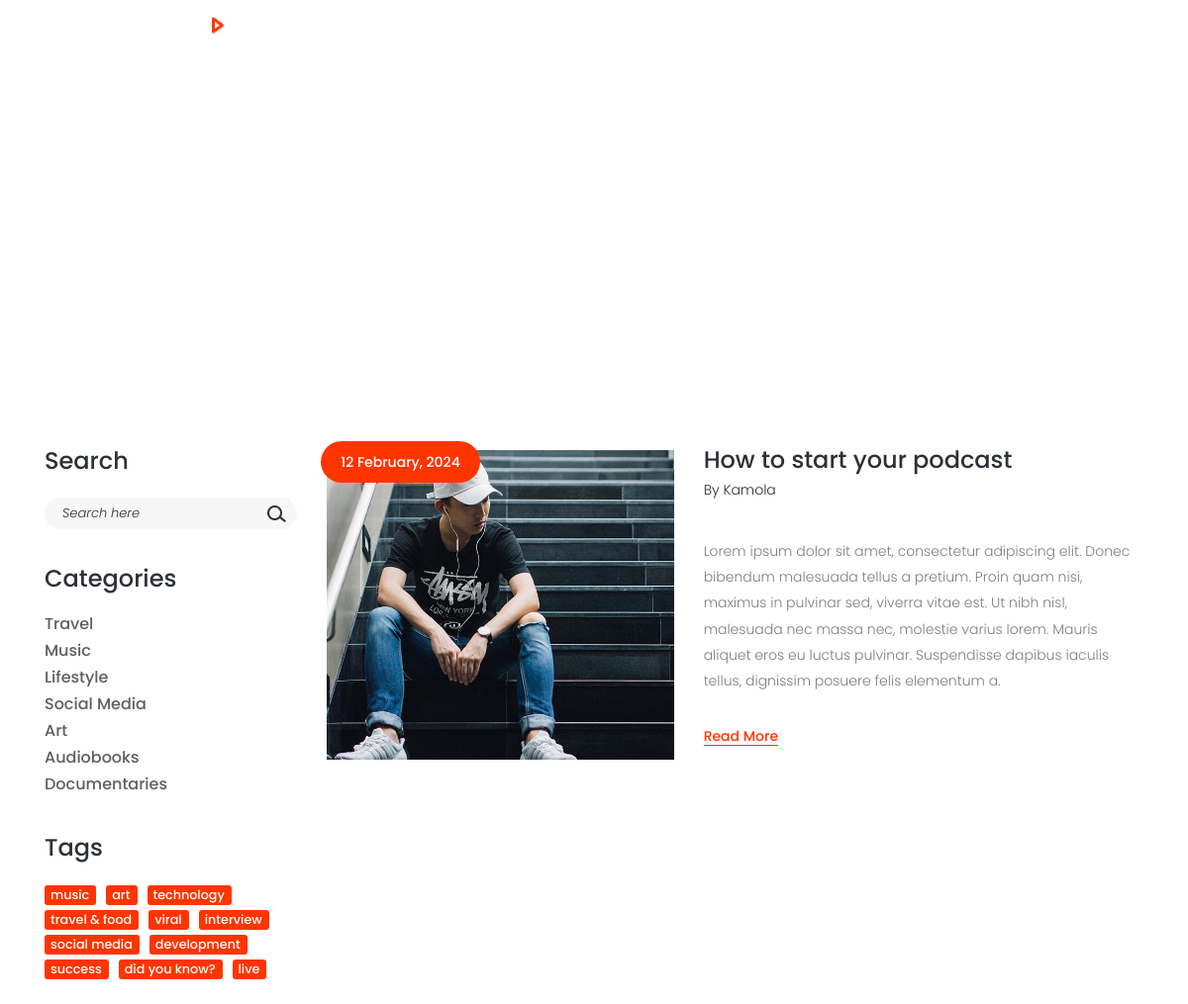
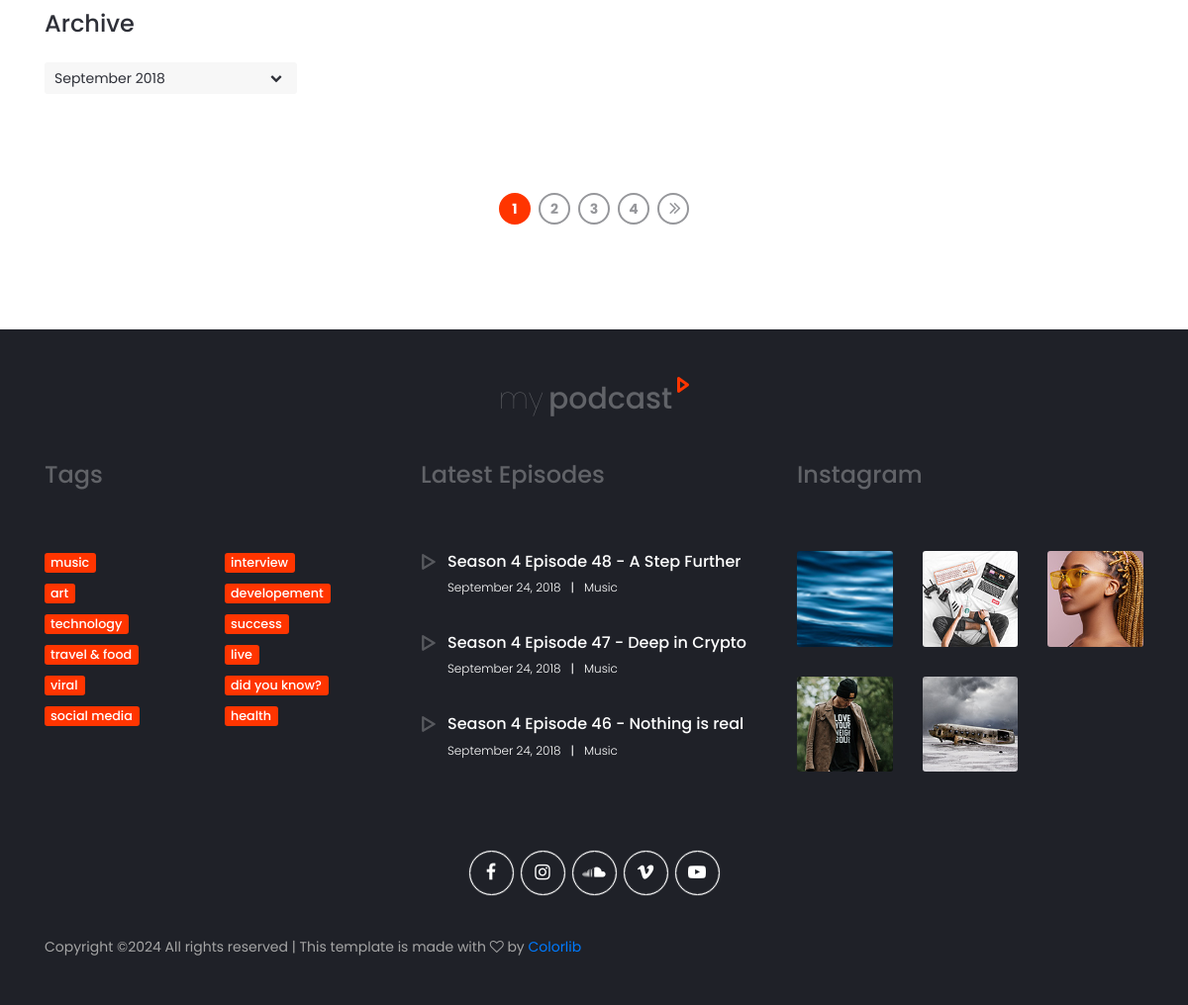
The app's page /blog/list/ with its own data (2 pictures, top to bottom).
### apps/blog/models.py (models this page shows, shortened)
class BaseModel(models.Model):
    modified_date = models.DateTimeField(auto_now=True)
    created_date = models.DateTimeField(auto_now_add=True)
    class Meta:
        abstract = True

class Blog(BaseModel):
    title = models.CharField(max_length=221)
    image = models.ImageField(upload_to='blog/')
    author = models.CharField(max_length=221)
    slug = models.SlugField(max_length=221, null=True, blank=True)
    category = models.ForeignKey(Category, on_delete=models.SET_NULL, null=True, blank=True)
    tags = models.ManyToManyField(Tag)
    content = models.TextField()

### apps/blog/views.py (the view)
# urls.py: path('list/', BlogListView.as_view(), name='list'),
class BlogListView(ListView):
    queryset = Blog.objects.all()[:3]

### templates/blog/blog_list.html (shortened to what this page needs)
{% extends 'base.html' %}
{% load static %}
{% block styles %}
    {{ block.super }}
    <link href="{% static 'styles/blog.css' %}" rel="stylesheet" type="text/css">
    <link href="{% static 'styles/blog_responsive.css' %}" rel="stylesheet" type="text/css">
{% endblock %}
{% block content %}
    <div class="home">
        <div class="parallax_background parallax-window" data-parallax="scroll"
             data-image-src="{% static 'images/blog.jpg' %}"
             data-speed="0.8"></div>
        <div class="home_container d-flex flex-column align-items-center justify-content-center">
            <div class="home_content">
                <div class="home_title"><h1>blog list</h1></div>
            </div>
        </div>
    </div>
    <div class="blog">
        <div class="container">
            <div class="row">
                <div class="col-lg-3 order-lg-1 order-2 sidebar_col">
                    <div class="sidebar">
                        <div class="sidebar_search">
                            <div class="sidebar_title">Search</div>
                            <form action="#" class="search_form" id="search_form">
                                <input type="text" class="search_input" placeholder="Search here" required="required">
                                <button class="search_button"><img src="{% static 'images/search.png' %}" alt></button>
                            </form>
                        </div>
                        <div class="sidebar_list">
                            <div class="sidebar_title">Categories</div>
                            <ul>
                                <li><a href="#">Travel</a></li>
                                <li><a href="#">Music</a></li>
                                <li><a href="#">Lifestyle</a></li>
                                <li><a href="#">Social Media</a></li>
                                <li><a href="#">Art</a></li>
                                <li><a href="#">Audiobooks</a></li>
                                <li><a href="#">Documentaries</a></li>
                            </ul>
                        </div>
                        <div class="sidebar_tags">
                            <div class="sidebar_title">Tags</div>
                            <div class="tags">
                                <ul class="d-flex flex-row align-items-start justify-content-start flex-wrap">
                                    <li><a href="#">music</a></li>
                                    <li><a href="#">art</a></li>
                                    <li><a href="#">technology</a></li>
                                    <li><a href="#">travel & food</a></li>
                                    <li><a href="#">viral</a></li>
                                    <li><a href="#">interview</a></li>
                                    <li><a href="#">social media</a></li>
                                    <li><a href="#">development</a></li>
                                    <li><a href="#">success</a></li>
                                    <li><a href="#">did you know?</a></li>
                                    <li><a href="#">live</a></li>
                                </ul>
                            </div>
                        </div>
                        <div class="sidebar_archive">
                            <div class="sidebar_title">Archive</div>
                            <div class="dropdown">
                                <ul>
                                    <li class="dropdown_selected d-flex flex-row align-items-center justify-content-start">
                                        <span>September 2018</span><i class="fa fa-chevron-down ml-auto"
                                                                      aria-hidden="true"></i>
                                    </li>
                                </ul>
                            </div>
                        </div>
                    </div>
                </div>
                <div class="col-lg-9 blog_col order-lg-2 order-1">
                    <div class="blog_posts">
                    {% for object in object_list %}
                        <div class="blog_post d-flex flex-md-row flex-column align-items-start justify-content-start">
                            <div class="blog_post_image">
                                <img src="{{ object.image.url }}" alt="https://unsplash.com/@kellysikkema">
                                <div class="blog_post_date"><a href="{% url 'blog:detail' %}">{{ object.created_date|date:'d F, Y' }}</a></div>
                            </div>
                            <div class="blog_post_content">
                                <div class="blog_post_title"><a href="{% url 'blog:detail' %}">{{ object.title }}</a></div>
                                <div class="blog_post_author">By <a href="{% url 'blog:detail' %}">{{ object.author }}</a></div>
                                <div class="blog_post_text">
                                    <p>{{ object.content }}</p>
                                </div>
                                <div class="blog_post_link"><a href="{% url 'blog:detail' %}">Read More</a></div>
                            </div>
                        </div>
                    {% endfor %}
                    </div>
                </div>
            </div>
            <div class="row page_nav_row">
                <div class="col">
                    <div class="page_nav d-flex flex-row align-items-center justify-content-center">
                        <ul class="d-flex flex-row">
                            <li class="active"><a href="#">1</a></li>
                            <li><a href="#">2</a></li>
                            <li><a href="#">3</a></li>
                            <li><a href="#">4</a></li>
                            <li><a href="#"><i class="fa fa-angle-double-right" aria-hidden="true"></i></a></li>
                        </ul>
                    </div>
                </div>
            </div>
        </div>
    </div>
{% endblock %}

### records on screen
Blog: image (picture), created_date "12 February, 2024", title "How to start your podcast", author "Kamola", content "Lorem ipsum dolor sit amet, consectetur adipiscing elit. Donec bibendum malesuada tellus a pretium. Proin quam nisi, maximus in pulvinar sed, viverra vitae est. Ut nibh nisl, malesuada nec massa nec, molestie varius lorem. Mauris aliquet eros eu luctus pulvinar. Suspendisse dapibus iaculis tellus, dignissim posuere felis elementum a."
